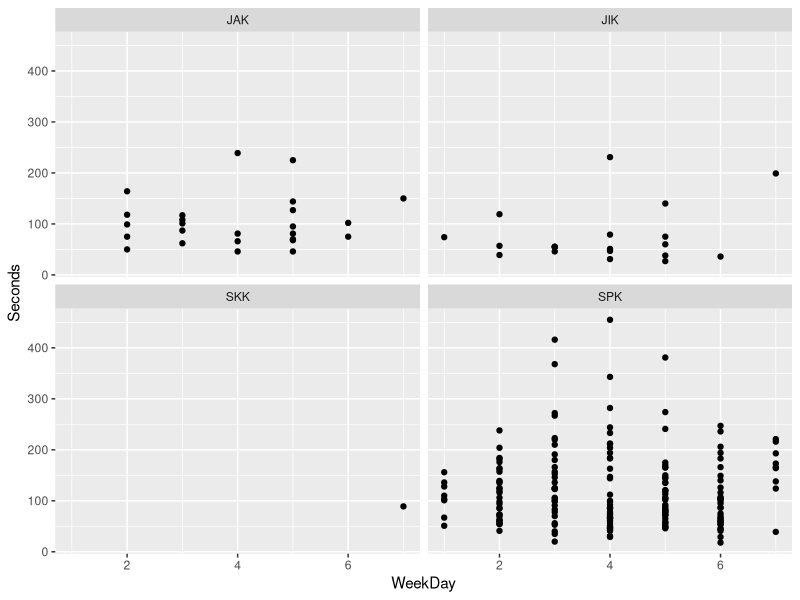

Write R code to recreate this figure.
library("lubridate")
library("dplyr")
library("ggplot2")
d <- read.csv("nyt.csv", stringsAsFactors=FALSE)
d$Date <- as.Date(d$Date)
d$WeekDay <- lubridate::wday(d$Date)
d$Seconds <- with(d, seconds(ms(Time)))
d %>%
  ggplot(aes(x=WeekDay, y=Seconds)) +
  geom_point() +
  facet_wrap( ~ Player)
